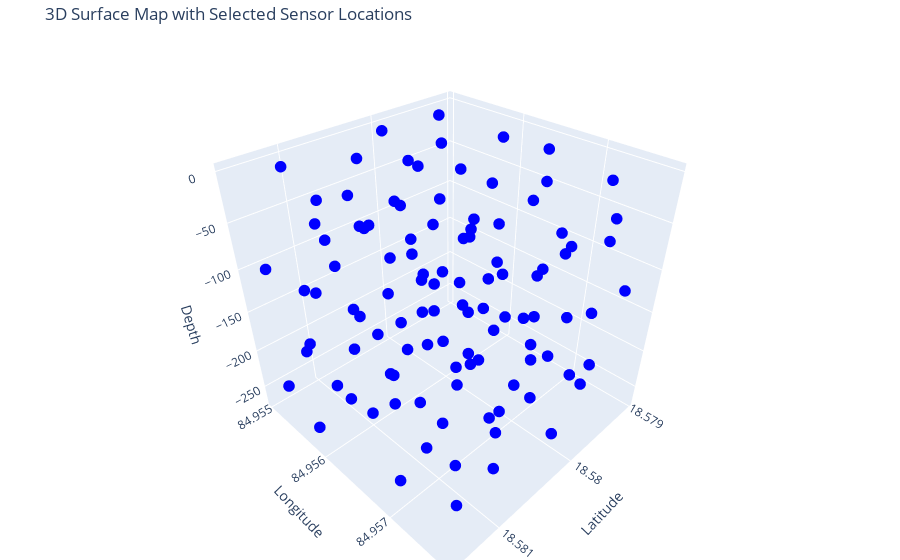

The code cell stored with this chart in its notebook:
### Code cell
fig3 = go.Figure()
fig3.add_trace(go.Scatter3d(
    x=sensors_df['Latitude'], y=sensors_df['Longitude'], z=sensors_df['Depth'],
    mode='markers',
    marker=dict(
        size=4,
        color='blue',  # You can choose any color you prefer
        symbol='circle'
    ),
    name='New Point'
))
fig3.update_layout(
    title='3D Surface Map with Selected Sensor Locations',
    scene=dict(
        xaxis_title='Latitude',
        yaxis_title='Longitude',
        zaxis_title='Depth',
    ),
    margin=dict(l=0, r=0, b=0, t=40)
)
